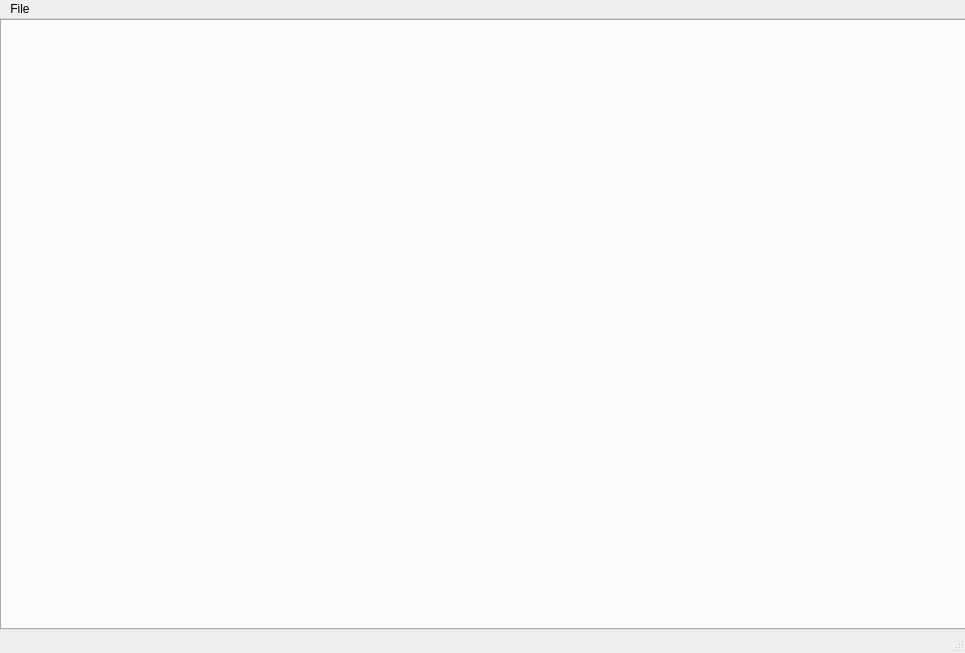
<?xml version="1.0" encoding="UTF-8"?>
<ui version="4.0">
 <class>MainWindow</class>
 <widget class="QMainWindow" name="MainWindow">
  <property name="geometry">
   <rect>
    <x>0</x>
    <y>0</y>
    <width>965</width>
    <height>653</height>
   </rect>
  </property>
  <property name="windowTitle">
   <string>MainWindow</string>
  </property>
  <widget class="QWidget" name="centralwidget">
   <widget class="QTabWidget" name="tabWidgetProjects">
    <property name="geometry">
     <rect>
      <x>0</x>
      <y>0</y>
      <width>971</width>
      <height>611</height>
     </rect>
    </property>
    <property name="currentIndex">
     <number>-1</number>
    </property>
   </widget>
  </widget>
  <widget class="QMenuBar" name="menubar">
   <property name="geometry">
    <rect>
     <x>0</x>
     <y>0</y>
     <width>965</width>
     <height>26</height>
    </rect>
   </property>
   <widget class="QMenu" name="menuFile">
    <property name="title">
     <string>File</string>
    </property>
    <addaction name="actionExit"/>
    <addaction name="actionNewList"/>
   </widget>
   <addaction name="menuFile"/>
  </widget>
  <widget class="QStatusBar" name="statusbar"/>
  <action name="actionExit">
   <property name="text">
    <string>E&amp;xit</string>
   </property>
   <property name="shortcut">
    <string>Ctrl+X</string>
   </property>
  </action>
  <action name="actionNewList">
   <property name="text">
    <string>Add List</string>
   </property>
  </action>
 </widget>
 <resources/>
 <connections/>
</ui>
